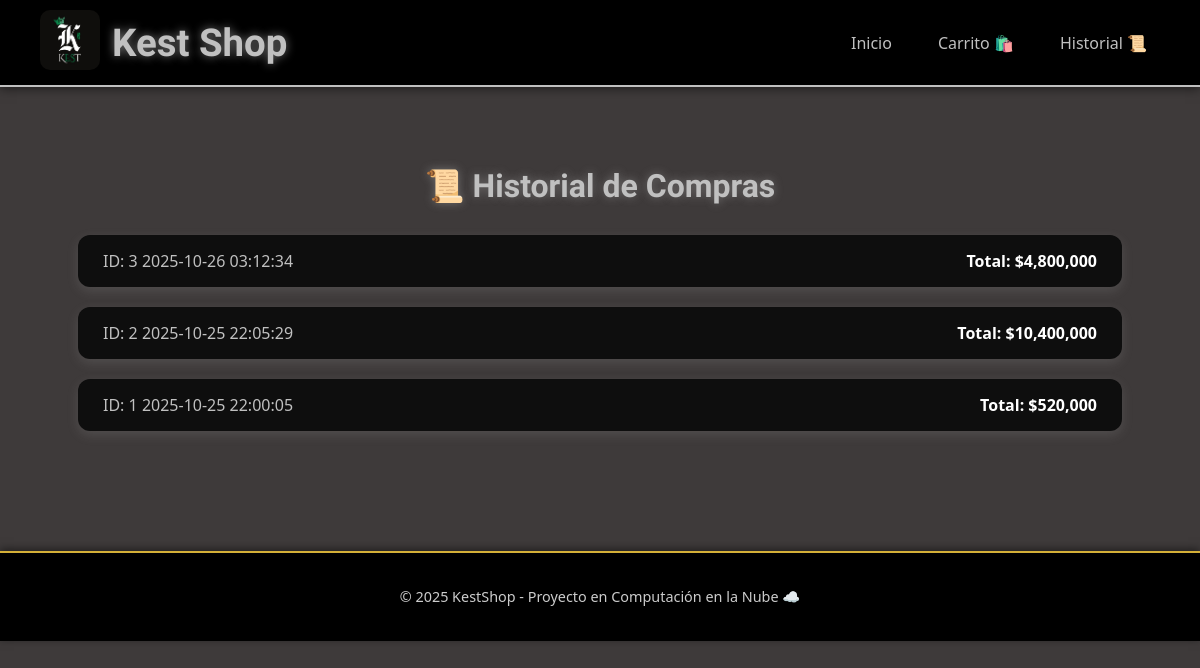
The page /historial on the database its author committed.
### tables this page shows
CREATE TABLE compras (
        id INTEGER PRIMARY KEY AUTOINCREMENT,
        fecha TEXT NOT NULL,
        total REAL NOT NULL
    );

### app.py (the view)
@app.route('/historial')
def historial():
    conn = get_db()
    compras = conn.execute('SELECT * FROM compras ORDER BY fecha DESC').fetchall()
    conn.close()
    return render_template('historial.html', compras=compras)

### app.py (called while the page is built)
def get_db():
    conn = sqlite3.connect(DB_PATH)
    conn.row_factory = sqlite3.Row
    return conn

def verificar_tablas():
    tablas_necesarias = {'productos', 'compras', 'detalle_compra'}
    conn = sqlite3.connect(DB_PATH)
    cursor = conn.cursor()
    cursor.execute("SELECT name FROM sqlite_master WHERE type='table'")
    tablas_existentes = {t[0] for t in cursor.fetchall()}
    conn.close()
    faltantes = tablas_necesarias - tablas_existentes
    if faltantes:
        print(f"⚠️ Tablas faltantes en la base de datos: {faltantes}")
        return False
    return True

@app.context_processor
def inject_db_warning():
    tablas_ok = verificar_tablas()
    return dict(db_warning=not tablas_ok)

### templates/historial.html
{% extends "layout.html" %}
{% block content %}
<main class="historial">
  <h2 class="mb-4 titulo_header">📜 Historial de Compras</h2>
  {% if compras %}
  <div class="historial-cards">
    {% for c in compras %}
    <div class="compra-card">
      <div class="compra-header">
        <span class="compra-id">ID: {{ c.id }}</span>
        <span class="compra-fecha">{{ c.fecha }}</span>
      </div>
      <div class="compra-total">
        Total: <span>${{ "{:,.0f}".format(c.total) }}</span>
      </div>
    </div>
    {% endfor %}
  </div>
  {% else %}
  <p class="vacio">No hay compras registradas aún.</p>
  {% endif %}
</main>
{% endblock %}

### static/css/styles.css (style rules this page uses)
body { font-family: 'Segoe UI', sans-serif; background-color: #3e3a3a; margin: 0; padding: 0; color: #ffffff; }
.titulo_header { font-family: 'Great Vibes', cursive; font-size: 2.4rem; color: #c0c0c0; margin: 0; text-shadow: 0 0 10px rgba(192, 192, 192, 0.6); }
main { padding: 40px 20px; text-align: center; max-width: 1200px; margin: 0 auto; }
h2 { color: #fff; font-weight: 600; margin-bottom: 25px; font-size: 1.8rem; text-shadow: 0 0 8px rgba(255, 255, 255, 0.3); }
.carrito, .historial { width: 90%; margin: 0 auto; text-align: center; }
.carrito h2, .historial h2 { color: #c0c0c0; margin-bottom: 30px; font-size: 2rem; text-shadow: 0 0 10px rgba(192,192,192,0.4); }
.carrito-items, .historial-cards { display: flex; flex-direction: column; gap: 20px; }
.carrito-item, .compra-card { display: flex; align-items: center; justify-content: space-between; background: #0e0e0e; border-radius: 12px; padding: 15px 25px; box-shadow: 0 4px 12px rgba(192,192,192,0.15); transition: transform 0.3s ease, box-shadow 0.3s ease; }
.carrito-info p, .compra-header { color: #c0c0c0; font-weight: 500; }
.carrito-info span, .compra-total { color: #fff; font-weight: 600; }

### rows shown on the page
compras: id "3", fecha "2025-10-26 03:12:34", total "4,800,000"
compras: id "2", fecha "2025-10-25 22:05:29", total "10,400,000"
compras: id "1", fecha "2025-10-25 22:00:05", total "520,000"
